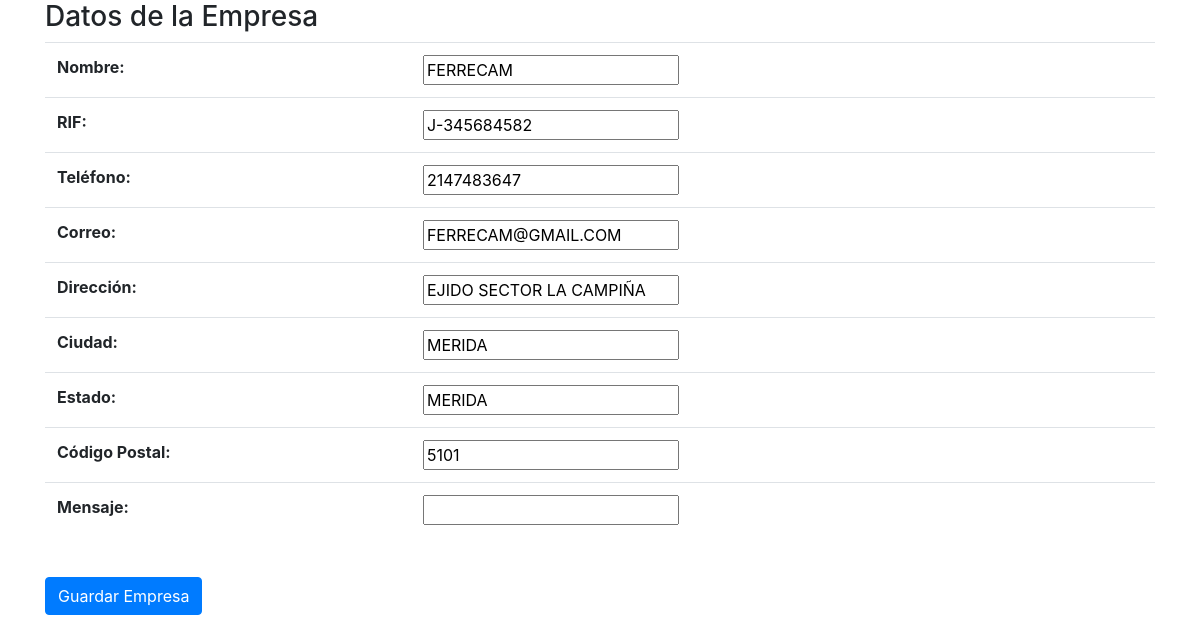
The app's page /empresa.php with its own data.
### tables this page shows
CREATE TABLE `empresa` (
  `idEmpresa` int(11) NOT NULL,
  `nombre` varchar(50) NOT NULL,
  `rif` varchar(30) NOT NULL,
  `telefono` int(11) NOT NULL,
  `correo` varchar(50) NOT NULL,
  `direccion` varchar(50) NOT NULL,
  `ciudad` varchar(50) NOT NULL,
  `estado` varchar(30) NOT NULL,
  `codigoPostal` int(10) NOT NULL,
  `mensaje` varchar(60) NOT NULL
);

### modelo.php (called while the page is built, shortened)
<?php
$conexion = conectar();
function mostrarEmpresa(){
    $resultado = [
        'error' => false,
        'mensaje' => '',
        'empresa' => []
    ];
    global $conexion;
    try{
        $sql = 'SELECT idEmpresa, nombre, rif, telefono, correo, direccion, ciudad, estado, codigoPostal, mensaje FROM empresa ORDER BY idEmpresa';
        $st = $conexion->prepare($sql);
        $st->execute();
        $resultado['empresa'] = $st->fetchAll(PDO::FETCH_ASSOC);
    } catch(PDOException $e){
        $resultado['error'] = true;
        $resultado['mensaje'] = $e->getMessage();
        echo $e;
    }
    return $resultado;
}

### empresa.php (the view, shortened to what this page needs)
<?php
    include 'modelo.php';
    $resultadoEmpresa = mostrarEmpresa();
    if (!$resultadoEmpresa['error']) {
        $empresa = $resultadoEmpresa['empresa'];
    }
?>
<!DOCTYPE html>
<html lang="es">
<head>
    <link rel="stylesheet" href="https://stackpath.bootstrapcdn.com/bootstrap/4.3.1/css/bootstrap.min.css">
</head>
<body>
<div class="container">
    <div class="row">
        <div class="col-md-12">
            <form action="modelo.php" method="POST">
                <h3>Datos de la Empresa</h3>
                <table class="table">
                    <tbody>
                        <?php foreach ($empresa as $fila): ?>
                            <tr>
                                <td><strong>Nombre:</strong></td>
                                <td><input type="text" id="nombre" name="nombre" value="<?php echo $fila['nombre']; ?>"></td>
                            </tr>
                            <tr>
                                <td><strong>RIF:</strong></td>
                                <td><input type="text" id="rif" name="rif" value="<?php echo $fila['rif']; ?>"></td>
                            </tr>
                            <tr>
                                <td><strong>Teléfono:</strong></td>
                                <td><input type="text" id="telefono" name="telefono" value="<?php echo $fila['telefono']; ?>"></td>
                            </tr>
                            <tr>
                                <td><strong>Correo:</strong></td>
                                <td><input type="text" id="correo" name="correo" value="<?php echo $fila['correo']; ?>"></td>
                            </tr>
                            <tr>
                                <td><strong>Dirección:</strong></td>
                                <td><input type="text" id="direccion" name="direccion" value="<?php echo $fila['direccion']; ?>"></td>
                            </tr>
                            <tr>
                                <td><strong>Ciudad:</strong></td>
                                <td><input type="text" id="ciudad" name="ciudad" value="<?php echo $fila['ciudad']; ?>"></td>
                            </tr>
                            <tr>
                                <td><strong>Estado:</strong></td>
                                <td><input type="text" id="estado" name="estado" value="<?php echo $fila['estado']; ?>"></td>
                            </tr>
                            <tr>
                                <td><strong>Código Postal:</strong></td>
                                <td><input type="number" id="codigoPostal" name="codigoPostal" value="<?php echo $fila['codigoPostal']; ?>"></td>
                            </tr>
                            <tr>
                                <td><strong>Mensaje:</strong></td>
                                <td><input type="text" id="mensaje" name="mensaje" value="<?php echo $fila['mensaje']; ?>"></td>
                            </tr>
                        <?php endforeach; ?>
                    </tbody>
                </table>
                <br>
                <button type="submit" class="btn btn-primary">Guardar Empresa</button>
            </form>
        </div>
    </div>
</div>
</body>
</html>

### records on screen
empresa: nombre "FERRECAM", rif "J-345684582", telefono "2147483647", correo "FERRECAM@GMAIL.COM", direccion "EJIDO SECTOR LA CAMPIÑA", ciudad "MERIDA", estado "MERIDA", codigoPostal "5101"
